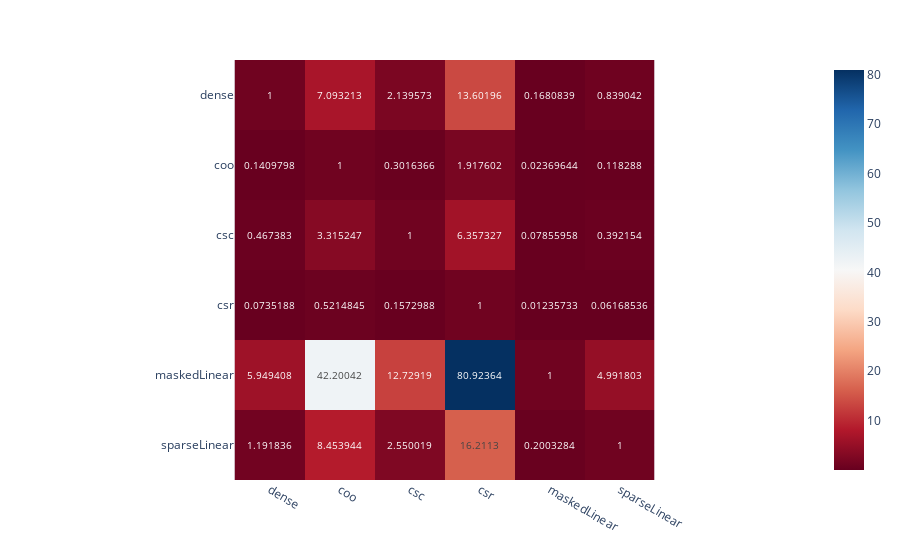

Notebook code for this chart:
### Code cell
import pandas as pd

# Create a dataframe with row and column names for the heatmap
df = pd.DataFrame(columns=all_times.keys(), index=all_times.keys())

# Fill in df with the values we want to display
for name1, time1 in all_times.items():
    for name2, time2 in all_times.items():
        df.loc[name1, name2] = time1/time2
fig = px.imshow(df, text_auto=True, color_continuous_scale='RdBu')
fig.show()

### Figure 1 — Plotly figure (JSON) as saved in the notebook; plotly's stock layout.template omitted (floating-point values rounded to 4 significant figures)
{"data": [{"coloraxis": "coloraxis", "hovertemplate": "x: %{x}<br>y: %{y}<br>color: %{z}<extra></extra>", "name": "0", "texttemplate": "%{z}", "type": "heatmap", "x": ["dense", "coo", "csc", "csr", "maskedLinear", "sparseLinear"], "xaxis": "x", "y": ["dense", "coo", "csc", "csr", "maskedLinear", "sparseLinear"], "yaxis": "y", "z": [[1, 7.093, 2.14, 13.6, 0.1681, 0.839], [0.141, 1, 0.3016, 1.918, 0.0237, 0.1183], [0.4674, 3.315, 1, 6.357, 0.07856, 0.3922], [0.07352, 0.5215, 0.1573, 1, 0.01236, 0.06169], [5.949, 42.2, 12.73, 80.92, 1, 4.992], [1.192, 8.454, 2.55, 16.21, 0.2003, 1]]}], "layout": {"coloraxis": {"colorscale": [[0, "rgb(103,0,31)"], [0.1, "rgb(178,24,43)"], [0.2, "rgb(214,96,77)"], [0.3, "rgb(244,165,130)"], [0.4, "rgb(253,219,199)"], [0.5, "rgb(247,247,247)"], [0.6, "rgb(209,229,240)"], [0.7, "rgb(146,197,222)"], [0.8, "rgb(67,147,195)"], [0.9, "rgb(33,102,172)"], [1, "rgb(5,48,97)"]]}, "margin": {"t": 60}, "xaxis": {"anchor": "y", "constrain": "domain", "domain": [0, 1], "scaleanchor": "y"}, "yaxis": {"anchor": "x", "autorange": "reversed", "constrain": "domain", "domain": [0, 1]}}}
